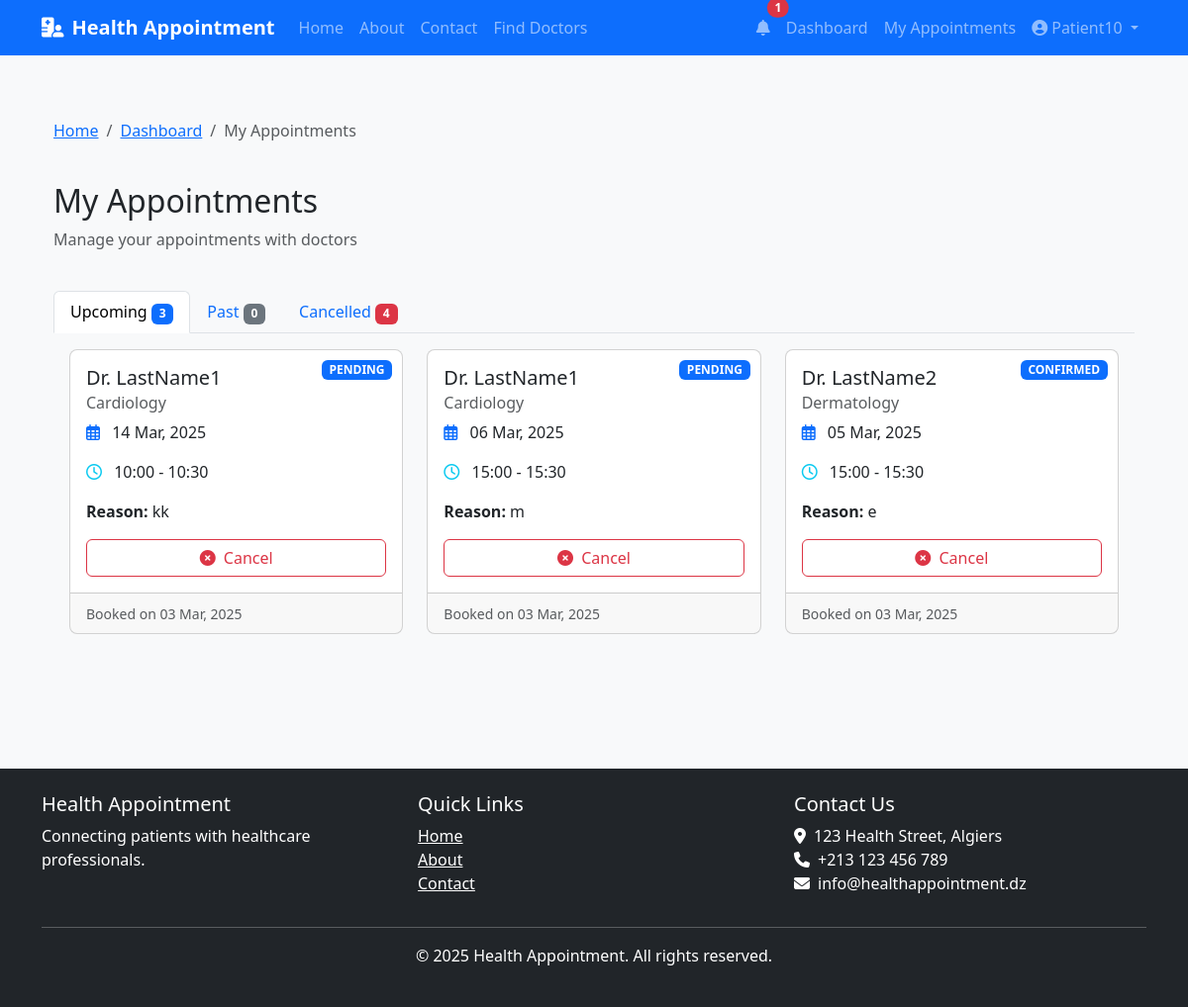
The page /patient/appointments (signed in) on the database its author committed.
### models.py (models this page shows, shortened)
class User(db.Model, UserMixin):
    __tablename__ = 'users'
    id = db.Column(db.Integer, primary_key=True)
    email = db.Column(db.String(120), unique=True, nullable=False)
    phone = db.Column(db.String(20), unique=True, nullable=False)
    password_hash = db.Column(db.String(128), nullable=False)
    first_name = db.Column(db.String(50), nullable=False)
    last_name = db.Column(db.String(50), nullable=False)
    user_type = db.Column(db.Enum(UserType), nullable=False)
    is_active = db.Column(db.Boolean, default=False)
    created_at = db.Column(db.DateTime, default=datetime.utcnow)
    updated_at = db.Column(db.DateTime, default=datetime.utcnow, onupdate=datetime.utcnow)
    phone_verified = db.Column(db.Boolean, default=False)
    phone_verification_code = db.Column(db.String(6))
    phone_verification_sent_at = db.Column(db.DateTime)
    email_verified = db.Column(db.Boolean, default=False)
    email_verification_token = db.Column(db.String(100))
    email_verification_sent_at = db.Column(db.DateTime)
    patient = db.relationship('Patient', backref='user', uselist=False, cascade='all, delete-orphan')
    doctor = db.relationship('Doctor', backref='user', uselist=False, cascade='all, delete-orphan')
    notifications = db.relationship('Notification', backref='user', lazy=True, cascade='all, delete-orphan')

class Appointment(db.Model):
    __tablename__ = 'appointments'
    id = db.Column(db.Integer, primary_key=True)
    patient_id = db.Column(db.Integer, db.ForeignKey('patients.id'), nullable=False)
    doctor_id = db.Column(db.Integer, db.ForeignKey('doctors.id'), nullable=False)
    appointment_date = db.Column(db.Date, nullable=False)
    start_time = db.Column(db.Time, nullable=False)
    end_time = db.Column(db.Time, nullable=False)
    status = db.Column(db.Enum(AppointmentStatus), default=AppointmentStatus.PENDING)
    reason = db.Column(db.Text)
    notes = db.Column(db.Text)
    created_at = db.Column(db.DateTime, default=datetime.utcnow)
    updated_at = db.Column(db.DateTime, default=datetime.utcnow, onupdate=datetime.utcnow)

class Doctor(db.Model):
    __tablename__ = 'doctors'
    id = db.Column(db.Integer, primary_key=True)
    user_id = db.Column(db.Integer, db.ForeignKey('users.id'), nullable=False)
    specialty = db.Column(db.String(100))
    license_number = db.Column(db.String(50), unique=True, nullable=False)
    years_of_experience = db.Column(db.Integer)
    education = db.Column(db.Text)
    bio = db.Column(db.Text)
    verification_status = db.Column(db.Enum(VerificationStatus), default=VerificationStatus.PENDING)
    verification_notes = db.Column(db.Text)
    location = db.Column(db.String(255))
    languages = db.Column(db.String(255))  # Comma-separated list of languages
    consultation_fee = db.Column(db.Float)
    profile_picture = db.Column(db.String(255))
    license_document_path = db.Column(db.String(255))
    certificate_path = db.Column(db.String(255))
    availability = db.relationship('DoctorAvailability', backref='doctor', lazy=True, cascade='all, delete-orphan')
    appointments = db.relationship('Appointment', backref='doctor', lazy=True, cascade='all, delete-orphan')

### routes.py (the view)
@patient.route('/appointments')
@login_required
def appointments():
    print(f"DEBUG: appointments route called for user: {current_user.id}")
    print(f"DEBUG: User type: {current_user.user_type}")
    if current_user.user_type != UserType.PATIENT:
        print(f"DEBUG: User is not a patient: {current_user.user_type}")
        flash('Access denied.', 'danger')
        return redirect(url_for('main.index'))
    patient = Patient.query.filter_by(user_id=current_user.id).first()
    if not patient:
        print(f"DEBUG: Patient profile not found for user: {current_user.id}")
        flash('Patient profile not found.', 'danger')
        return redirect(url_for('main.index'))
    appointments = Appointment.query.filter_by(patient_id=patient.id).order_by(Appointment.appointment_date.desc()).all()
    print(f"DEBUG: Found {len(appointments)} appointments for patient: {patient.id}")
    upcoming_appointments = []
    past_appointments = []
    cancelled_appointments = []
    today = datetime.now().date()
    for appointment in appointments:
        print(f"DEBUG: Processing appointment: {appointment.id}, date: {appointment.appointment_date}, status: {appointment.status}")
        if appointment.status == AppointmentStatus.CANCELLED:
            cancelled_appointments.append(appointment)
        elif appointment.appointment_date < today or (appointment.appointment_date == today and appointment.end_time < datetime.now().time()):
            past_appointments.append(appointment)
        else:
            upcoming_appointments.append(appointment)
    print(f"DEBUG: Upcoming: {len(upcoming_appointments)}, Past: {len(past_appointments)}, Cancelled: {len(cancelled_appointments)}")
    return render_template('patient/appointments.html',
                          upcoming_appointments=upcoming_appointments,
                          past_appointments=past_appointments,
                          cancelled_appointments=cancelled_appointments)

### templates/patient/appointments.html (shortened to what this page needs)
{% extends 'base.html' %}
{% block content %}
<div class="container mt-4">
    <div class="row mb-4">
        <div class="col-md-12">
            <nav aria-label="breadcrumb">
                <ol class="breadcrumb">
                    <li class="breadcrumb-item"><a href="{{ url_for('main.index') }}">Home</a></li>
                    <li class="breadcrumb-item"><a href="{{ url_for('patient.dashboard') }}">Dashboard</a></li>
                    <li class="breadcrumb-item active">My Appointments</li>
                </ol>
            </nav>
        </div>
    </div>
    <div class="row mb-4">
        <div class="col-md-12">
            <h2>My Appointments</h2>
            <p class="text-muted">Manage your appointments with doctors</p>
        </div>
    </div>
    <div class="row mb-4">
        <div class="col-md-12">
            <ul class="nav nav-tabs" id="appointmentTabs" role="tablist">
                <li class="nav-item" role="presentation">
                    <button class="nav-link active" id="upcoming-tab" data-bs-toggle="tab" data-bs-target="#upcoming" type="button" role="tab" aria-controls="upcoming" aria-selected="true">
                        Upcoming <span class="badge bg-primary">{{ upcoming_appointments|length }}</span>
                    </button>
                </li>
                <li class="nav-item" role="presentation">
                    <button class="nav-link" id="past-tab" data-bs-toggle="tab" data-bs-target="#past" type="button" role="tab" aria-controls="past" aria-selected="false">
                        Past <span class="badge bg-secondary">{{ past_appointments|length }}</span>
                    </button>
                </li>
                <li class="nav-item" role="presentation">
                    <button class="nav-link" id="cancelled-tab" data-bs-toggle="tab" data-bs-target="#cancelled" type="button" role="tab" aria-controls="cancelled" aria-selected="false">
                        Cancelled <span class="badge bg-danger">{{ cancelled_appointments|length }}</span>
                    </button>
                </li>
            </ul>
            <div class="tab-content" id="appointmentTabsContent">
                <div class="tab-pane fade show active" id="upcoming" role="tabpanel" aria-labelledby="upcoming-tab">
                    <div class="p-3">
                        {% if upcoming_appointments %}
                            <div class="row">
                                {% for appointment in upcoming_appointments %}
                                    <div class="col-md-6 col-lg-4 mb-4">
                                        <div class="card appointment-card h-100">
                                            <div class="card-body">
                                                <span class="status-badge badge bg-primary">{{ appointment.status.name }}</span>
                                                <h5 class="card-title">
                                                    Dr. {{ appointment.doctor.user.last_name }}
                                                </h5>
                                                <h6 class="card-subtitle mb-2 text-muted">{{ appointment.doctor.specialty }}</h6>
                                                <div class="mb-3">
                                                    <i class="far fa-calendar-alt text-primary me-2"></i>
                                                    {{ appointment.appointment_date.strftime('%d %b, %Y') }}
                                                </div>
                                                <div class="mb-3">
                                                    <i class="far fa-clock text-info me-2"></i>
                                                    {{ appointment.start_time.strftime('%H:%M') }} - {{ appointment.end_time.strftime('%H:%M') }}
                                                </div>
                                                {% if appointment.reason %}
                                                    <div class="mb-3">
                                                        <strong>Reason:</strong> {{ appointment.reason }}
                                                    </div>
                                                {% endif %}
                                                <div class="d-grid gap-2">
                                                    <a href="{{ url_for('patient.cancel_appointment', appointment_id=appointment.id) }}" class="btn btn-outline-danger">
                                                        <i class="fas fa-times-circle me-1"></i> Cancel
                                                    </a>
                                                </div>
                                            </div>
                                            <div class="card-footer text-muted">
                                                <small>Booked on {{ appointment.created_at.strftime('%d %b, %Y') }}</small>
                                            </div>
                                        </div>
                                    </div>
                                {% endfor %}
                            </div>
                        {% else %}
                            <div class="alert alert-info">
                                <i class="fas fa-info-circle me-2"></i> You don't have any upcoming appointments.
                                <a href="{{ url_for('main.find_doctors') }}" class="alert-link">Find a doctor</a> to book an appointment.
                            </div>
                        {% endif %}
                    </div>
                </div>
            </div>
        </div>
    </div>
</div>
{% endblock %}

### templates/base.html (shortened to what this page needs)
<!DOCTYPE html>
<html lang="en">
<head>
    <link href="https://cdn.jsdelivr.net/npm/bootstrap@5.3.0/dist/css/bootstrap.min.css" rel="stylesheet">
    <link rel="stylesheet" href="https://cdnjs.cloudflare.com/ajax/libs/font-awesome/6.4.0/css/all.min.css">
    <link rel="stylesheet" href="{{ url_for('static', filename='css/style.css') }}">
</head>
<body>
    <nav class="navbar navbar-expand-lg navbar-dark bg-primary">
        <div class="container">
            <a class="navbar-brand" href="{{ url_for('main.index') }}">
                <i class="fas fa-hospital-user me-2"></i>Health Appointment
            </a>
            <div class="collapse navbar-collapse" id="navbarNav">
                <ul class="navbar-nav me-auto">
                    <li class="nav-item">
                        <a class="nav-link" href="{{ url_for('main.index') }}">Home</a>
                    </li>
                    <li class="nav-item">
                        <a class="nav-link" href="{{ url_for('main.about') }}">About</a>
                    </li>
                    <li class="nav-item">
                        <a class="nav-link" href="{{ url_for('main.contact') }}">Contact</a>
                    </li>
                    {% if current_user.is_authenticated %}
                    <li class="nav-item">
                        <a class="nav-link" href="{{ url_for('main.find_doctors') }}">Find Doctors</a>
                    </li>
                    {% endif %}
                </ul>
                <ul class="navbar-nav">
                    {% if current_user.is_authenticated %}
                        <li class="nav-item">
                            <a class="nav-link position-relative" href="{{ url_for('main.notifications') }}">
                                <i class="fas fa-bell"></i>
                                <span class="position-absolute top-0 start-100 translate-middle badge rounded-pill bg-danger notification-badge" style="display: none;">
                                    <span class="notification-count">0</span>
                                </span>
                            </a>
                        </li>
                        {% if current_user.user_type.value == 'patient' %}
                            <li class="nav-item">
                                <a class="nav-link" href="{{ url_for('patient.dashboard') }}">Dashboard</a>
                            </li>
                            <li class="nav-item">
                                <a class="nav-link" href="{{ url_for('patient.appointments') }}">My Appointments</a>
                            </li>
                        {% endif %}
                        <li class="nav-item dropdown">
                            <a class="nav-link dropdown-toggle" href="#" id="userDropdown" role="button" data-bs-toggle="dropdown">
                                <i class="fas fa-user-circle me-1"></i>{{ current_user.first_name }}
                            </a>
                        </li>
                    {% endif %}
                </ul>
            </div>
        </div>
    </nav>
    <main class="container py-4">
        {% block content %}{% endblock %}
    </main>
    <footer class="bg-dark text-white py-4 mt-5">
        <div class="container">
            <div class="row">
                <div class="col-md-4">
                    <h5>Health Appointment</h5>
                    <p>Connecting patients with healthcare professionals.</p>
                </div>
                <div class="col-md-4">
                    <h5>Quick Links</h5>
                    <ul class="list-unstyled">
                        <li><a href="{{ url_for('main.index') }}" class="text-white">Home</a></li>
                        <li><a href="{{ url_for('main.about') }}" class="text-white">About</a></li>
                        <li><a href="{{ url_for('main.contact') }}" class="text-white">Contact</a></li>
                    </ul>
                </div>
                <div class="col-md-4">
                    <h5>Contact Us</h5>
                    <address>
                        <i class="fas fa-map-marker-alt me-2"></i>123 Health Street, Algiers<br>
                        <i class="fas fa-phone me-2"></i>+213 123 456 789<br>
                        <i class="fas fa-envelope me-2"></i>info@healthappointment.dz
                    </address>
                </div>
            </div>
            <hr>
            <div class="text-center">
                <p>&copy; {{ now.year }} Health Appointment. All rights reserved.</p>
            </div>
        </div>
    </footer>
</body>
</html>

### rows shown on the page
User: first_name "Patient10"
Appointment: status.name "PENDING", doctor.user.last_name "LastName1", doctor.specialty "Cardiology", appointment_date "14 Mar, 2025", start_time "10:00", end_time "10:30", reason "kk", created_at "03 Mar, 2025"
Appointment: status.name "PENDING", doctor.user.last_name "LastName1", doctor.specialty "Cardiology", appointment_date "06 Mar, 2025", start_time "15:00", end_time "15:30", reason "m", created_at "03 Mar, 2025"
Appointment: status.name "CONFIRMED", doctor.user.last_name "LastName2", doctor.specialty "Dermatology", appointment_date "05 Mar, 2025", start_time "15:00", end_time "15:30", reason "e", created_at "03 Mar, 2025"

### other values the page prints
{{ upcoming_appointments|length }} "3"
{{ past_appointments|length }} "0"
{{ cancelled_appointments|length }} "4"
